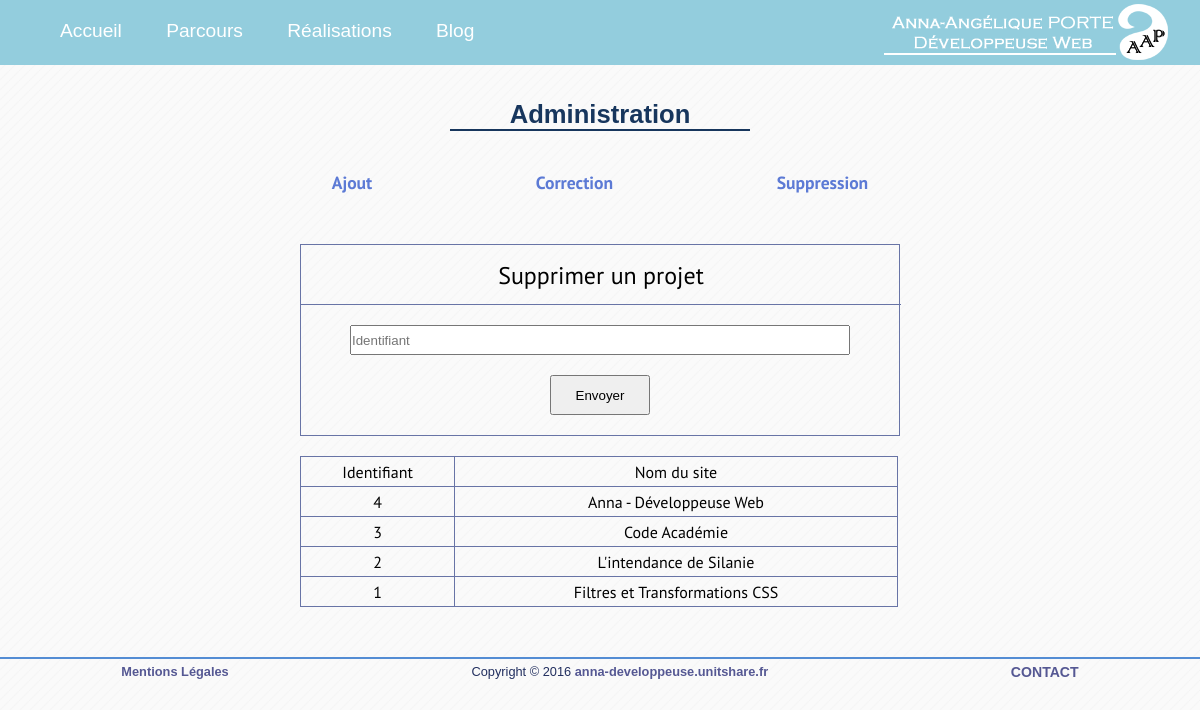
/admin/suppression.php, run on the app's committed database.
### tables this page shows
CREATE TABLE `Admistration` (
  `id` int(11) NOT NULL,
  `nom_du_site` varchar(255) NOT NULL,
  `lien_du_site` text NOT NULL,
  `url_logo` text NOT NULL,
  `url_screen` text NOT NULL,
  `description` text NOT NULL
);

### admin/suppression.php (the view, shortened to what this page needs)
<?php include('singleton.php'); ?>
        <div id="titre_page">
            <h1>Administration</h1>
        </div>
            <div class="administration">
                <a href="ajout.php">Ajout</a>
                <a href="correction.php">Correction</a>
                <a href="suppression.php">Suppression</a>
            </div>
        <section id="ajout_projet">
            <article id="article_insertion">
                <form name="suppression" id="insertion" action="suppressionsql.php" method="post">
                    <legend><p>Supprimer un projet</p></legend>
                    <p class="formulaire_ajout"><label></label><input type="number" name="identifiant" class="input_ajout" id="identifiant" placeholder="Identifiant" /></p>
                    <p class="formulaire_ajout"><input type="submit" class="bouton_envoie" value="Envoyer" /></p>
            </article>
            <article>
                <table>
                    <tr>
                        <td class="menu_tableau">Identifiant</td>
                        <td class="menu_tableau">Nom du site<td>
                    </tr>
                    <?php
                        $reponse = $bdd->query('SELECT * FROM Admistration ORDER BY id DESC');
                        while ($donnees = $reponse->fetch()) {
                    ?>
                    <tr>
                        <td class="menu_tableau"><?php echo $donnees['id']; ?></td>
                        <td class="menu_tableau"><?php echo $donnees['nom_du_site']; ?></td>
                    </tr>
                    <?php
            }
                ?>
                </table>
            </article>
        </section>

### admin/style.css (style rules this page uses)
* { box-sizing: border-box; margin:0; padding: 0; list-style: none; text-decoration: none; }
body { background-image: url(img/bg.png); font-family: 'PT Sans', sans-serif; }
#header_site { min-width: 1100px; background-color: #93cddd; width: 100%; height: 65px; position: fixed; }
#header_position { position: relative; }
nav { position: absolute; left: 20px; margin-top: 20px; }
nav a { color: #ffffff; font-size: 1.2em; margin-left: 40px; font-family: Arial, sans-serif; }
header img { position: absolute; right: 20px; }
#titre_page { width: 300px; margin: auto; padding-top: 100px; border-bottom: 2px solid #17365d; color: #17365d; font-size: 0.8em; font-family: Arial, sans-serif; text-align: center; margin-bottom: 40px; }
.administration { display: flex; justify-content: space-around; width: 700px; margin: auto; }
.administration a { font-weight: bold; font-size: 1.1em; color: #5C7AD5; }
#ajout_projet { margin-top: 50px; margin-bottom: 50px; }
#insertion { margin: auto; width: 600px; border: 1px solid #6874A6; }
#insertion legend { text-align: center; border-bottom: 1px solid #6874A6; width: 600px; height: 60px; padding-top: 15px; font-size: 1.5em; margin-bottom: 20px; }
.formulaire_ajout { text-align: center; }
.input_ajout { width: 500px; height: 30px; margin-bottom: 20px; }
.bouton_envoie { width: 100px; height: 40px; margin-bottom: 20px; }
table { margin: auto; margin-top: 20px; width: 600px; border-collapse: collapse; }
.menu_tableau { text-align: center; border: 1px solid #6874A6; height: 30px; }
#footer_du_site { border-top: 2px solid #548dd4; height: 25px; width: 100%; display: flex; justify-content: space-around; }
#footer_du_site p { font-family: Arial, sans-serif; font-size: 0.8em; margin-top: 5px; color: #222F5F; }
#footer_du_site a { color: #555893; font-weight: bold; }
#contact { text-transform: uppercase; font-weight: bold; font-size: 1.1em; }

### data on the page
admistration: id "4", nom_du_site "Anna - Développeuse Web"
admistration: id "3", nom_du_site "Code Académie"
admistration: id "2", nom_du_site "L'intendance de Silanie"
admistration: id "1", nom_du_site "Filtres et Transformations CSS"
